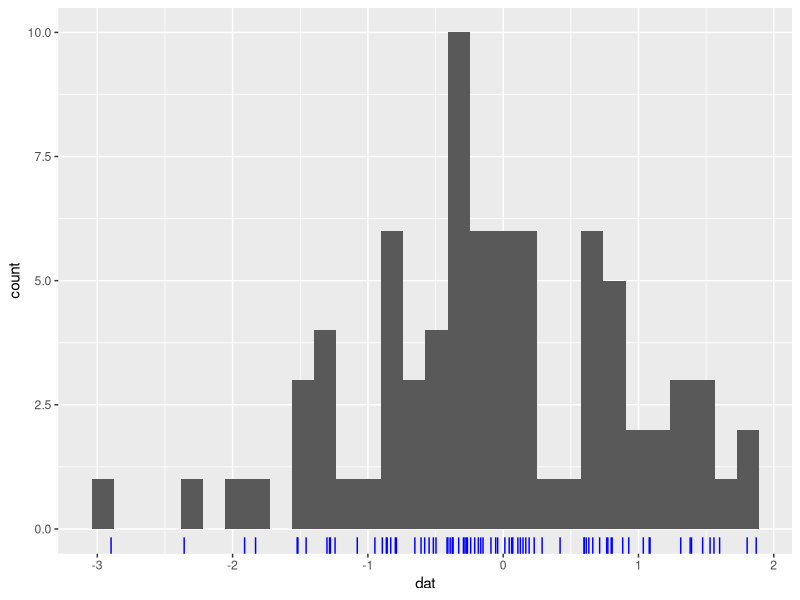
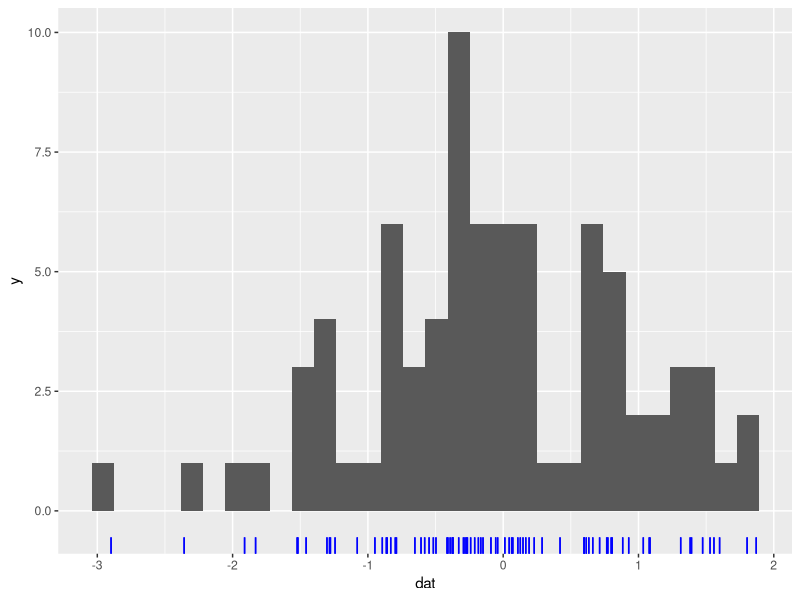

These charts were generated, in order, by the following R code:

library(ggplot2)
dat<-rnorm(80)
dat<-data.frame(dat)
p<-ggplot(dat, aes(x=dat))+geom_histogram()
p<-p+geom_rug(sides="b", colour="blue")
p


p + geom_rug(sides = "b", aes(y = 0), position = "jitter", colour = "blue")
#using some more obvious data:
  
dat <- c(rep(1, 50), rep(2, 50))
dat <- data.frame(dat)
